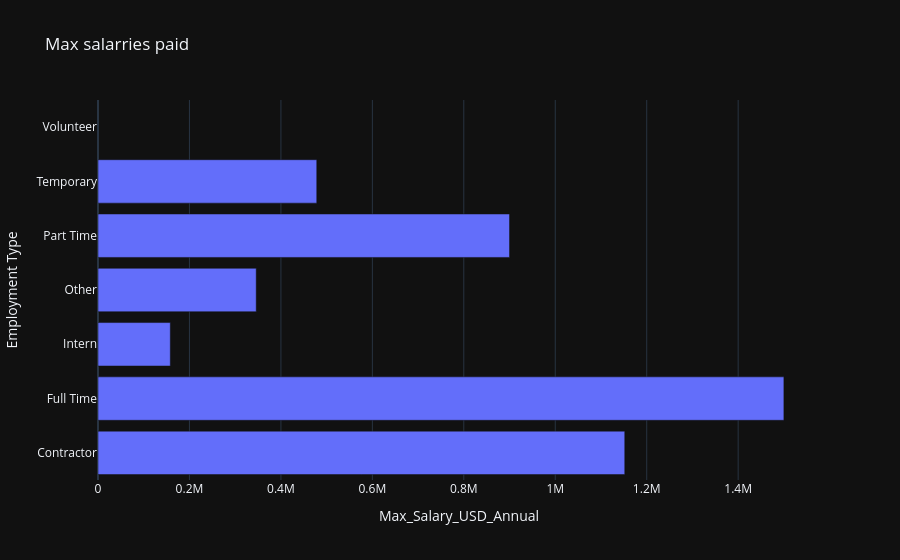

The cell this chart's notebook holds for it:
### Code cell
df_grouped = (
    df.groupby('Employment Type')['Max_Salary_USD_Annual']
    .max()  # یا .sum() یا .count() بسته به نیاز شما
    .reset_index()
)

# ۲. رسم نمودار با دیتافریم جدید و سبک
fig3_3 = px.bar(
    df_grouped,
    x='Max_Salary_USD_Annual',
    y='Employment Type',
    template='plotly_dark',
    title='Max salarries paid'
)

fig3_3.show()

### Figure 1 — Plotly figure (JSON) as saved in the notebook; plotly's stock layout.template omitted (floating-point values rounded to 4 significant figures)
{"data": [{"hovertemplate": "Max_Salary_USD_Annual=%{x}<br>Employment Type=%{y}<extra></extra>", "legendgroup": "", "marker": {"color": "#636efa", "pattern": {"shape": ""}}, "name": "", "orientation": "h", "showlegend": false, "textposition": "auto", "type": "bar", "x": [1152000.0, 1500000.0, 158100.0, 346000.0, 900000.0, 478400.0, NaN], "xaxis": "x", "y": ["Contractor", "Full Time", "Intern", "Other", "Part Time", "Temporary", "Volunteer"], "yaxis": "y"}], "layout": {"barmode": "relative", "legend": {"tracegroupgap": 0}, "title": {"text": "Max salarries paid"}, "xaxis": {"anchor": "y", "domain": [0, 1], "title": {"text": "Max_Salary_USD_Annual"}}, "yaxis": {"anchor": "x", "domain": [0, 1], "title": {"text": "Employment Type"}}}}
